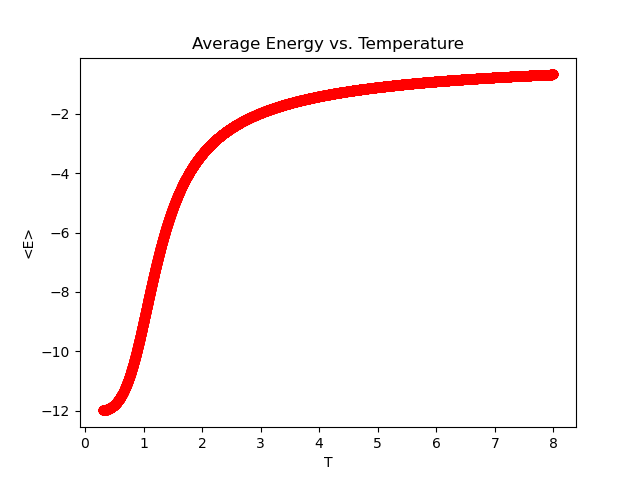

Write Python code to recreate this figure.
import numpy as np
import matplotlib.pyplot as plt
import os
from utils import E_avg, ternary

J = 1
N_1 = 2 #set to 1 for 1D
N_2 = 2
N = N_1 * N_2
T_min = 0.3
T_max = 8.0
M = 10000
states = 3 ** (N)
E_n = np.zeros(states)
T_arr = np.linspace(T_min, T_max, M)
E_arr = np.zeros(M)
C_arr = np.zeros(M)
S_arr = np.zeros(M)
F_arr = np.zeros(M)

for i in range(states):
    s = ternary(i, N)
    anti_1 = ((((s >> 1) * s) * ternary(int((3 ** (N_1 - 1) - 1) // 2 * np.sum(3 ** (N_1 * np.arange(N_2)))), N))) #spins within row
    anti_2 = ((((s >> N_1) * s) * ternary((3 ** (N_1 * (N_2 - 1)) - 1) // 2, N))) #spins within column
    print(i, anti_1, anti_2)
    E = -1 * J * (anti_1.counts[1] + anti_2.counts[1] - anti_1.counts[2] - anti_2.counts[2])
    E_n[i] = E

for i, T in enumerate(T_arr):
    E_arr[i] = E_avg(E_n, T)

plt.plot(T_arr, E_arr, "ro")
plt.xlabel("T")
plt.ylabel("<E>")
plt.title("Average Energy vs. Temperature")
plt.savefig(os.path.join(os.path.dirname(__file__), "5-3.png"))
plt.show()